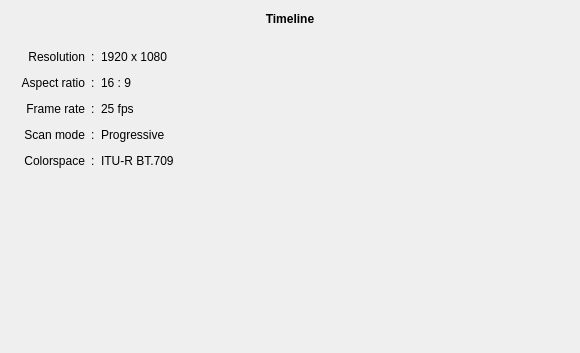
<?xml version="1.0" encoding="UTF-8"?>
<ui version="4.0">
 <class>TimelinePropertiesWidget</class>
 <widget class="QWidget" name="TimelinePropertiesWidget">
  <property name="geometry">
   <rect>
    <x>0</x>
    <y>0</y>
    <width>580</width>
    <height>353</height>
   </rect>
  </property>
  <property name="windowTitle">
   <string>Form</string>
  </property>
  <layout class="QVBoxLayout" name="verticalLayout">
   <property name="spacing">
    <number>12</number>
   </property>
   <property name="leftMargin">
    <number>12</number>
   </property>
   <property name="topMargin">
    <number>12</number>
   </property>
   <property name="rightMargin">
    <number>12</number>
   </property>
   <property name="bottomMargin">
    <number>12</number>
   </property>
   <item>
    <widget class="QLabel" name="nameLabel">
     <property name="font">
      <font>
       <weight>75</weight>
       <bold>true</bold>
      </font>
     </property>
     <property name="text">
      <string>Timeline</string>
     </property>
     <property name="alignment">
      <set>Qt::AlignCenter</set>
     </property>
    </widget>
   </item>
   <item>
    <widget class="QWidget" name="widget" native="true">
     <layout class="QGridLayout" name="gridLayout">
      <item row="2" column="0">
       <widget class="QLabel" name="label_10">
        <property name="text">
         <string>Frame rate</string>
        </property>
        <property name="alignment">
         <set>Qt::AlignRight|Qt::AlignTrailing|Qt::AlignVCenter</set>
        </property>
       </widget>
      </item>
      <item row="2" column="1">
       <widget class="QLabel" name="label_4">
        <property name="text">
         <string>:</string>
        </property>
       </widget>
      </item>
      <item row="0" column="0">
       <widget class="QLabel" name="label_22">
        <property name="text">
         <string>Resolution</string>
        </property>
        <property name="alignment">
         <set>Qt::AlignRight|Qt::AlignTrailing|Qt::AlignVCenter</set>
        </property>
       </widget>
      </item>
      <item row="0" column="3">
       <layout class="QHBoxLayout" name="horizontalLayout_7">
        <item>
         <widget class="QLabel" name="resolutionLabel">
          <property name="text">
           <string notr="true">1920 x 1080</string>
          </property>
         </widget>
        </item>
        <item>
         <spacer name="horizontalSpacer_7">
          <property name="orientation">
           <enum>Qt::Horizontal</enum>
          </property>
          <property name="sizeHint" stdset="0">
           <size>
            <width>40</width>
            <height>20</height>
           </size>
          </property>
         </spacer>
        </item>
       </layout>
      </item>
      <item row="2" column="3">
       <layout class="QHBoxLayout" name="horizontalLayout_16">
        <item>
         <widget class="QLabel" name="frameRateLabel">
          <property name="text">
           <string notr="true">25 fps</string>
          </property>
         </widget>
        </item>
        <item>
         <spacer name="horizontalSpacer_16">
          <property name="orientation">
           <enum>Qt::Horizontal</enum>
          </property>
          <property name="sizeHint" stdset="0">
           <size>
            <width>40</width>
            <height>20</height>
           </size>
          </property>
         </spacer>
        </item>
       </layout>
      </item>
      <item row="1" column="3">
       <layout class="QHBoxLayout" name="horizontalLayout_8">
        <item>
         <widget class="QLabel" name="aspectRatioLabel">
          <property name="text">
           <string notr="true">16 : 9</string>
          </property>
         </widget>
        </item>
        <item>
         <spacer name="horizontalSpacer_8">
          <property name="orientation">
           <enum>Qt::Horizontal</enum>
          </property>
          <property name="sizeHint" stdset="0">
           <size>
            <width>40</width>
            <height>20</height>
           </size>
          </property>
         </spacer>
        </item>
       </layout>
      </item>
      <item row="0" column="1">
       <widget class="QLabel" name="label">
        <property name="text">
         <string>:</string>
        </property>
       </widget>
      </item>
      <item row="3" column="0">
       <widget class="QLabel" name="label_14">
        <property name="text">
         <string>Scan mode</string>
        </property>
        <property name="alignment">
         <set>Qt::AlignRight|Qt::AlignTrailing|Qt::AlignVCenter</set>
        </property>
       </widget>
      </item>
      <item row="1" column="1">
       <widget class="QLabel" name="label_3">
        <property name="text">
         <string>:</string>
        </property>
       </widget>
      </item>
      <item row="1" column="0">
       <widget class="QLabel" name="label_13">
        <property name="text">
         <string>Aspect ratio</string>
        </property>
        <property name="alignment">
         <set>Qt::AlignRight|Qt::AlignTrailing|Qt::AlignVCenter</set>
        </property>
       </widget>
      </item>
      <item row="3" column="1">
       <widget class="QLabel" name="label_5">
        <property name="text">
         <string>:</string>
        </property>
       </widget>
      </item>
      <item row="3" column="3">
       <layout class="QHBoxLayout" name="horizontalLayout_9">
        <item>
         <widget class="QLabel" name="scanModeLabel">
          <property name="text">
           <string notr="true">Progressive</string>
          </property>
         </widget>
        </item>
        <item>
         <spacer name="horizontalSpacer_9">
          <property name="orientation">
           <enum>Qt::Horizontal</enum>
          </property>
          <property name="sizeHint" stdset="0">
           <size>
            <width>40</width>
            <height>20</height>
           </size>
          </property>
         </spacer>
        </item>
       </layout>
      </item>
      <item row="4" column="0">
       <widget class="QLabel" name="label_2">
        <property name="text">
         <string>Colorspace</string>
        </property>
        <property name="alignment">
         <set>Qt::AlignRight|Qt::AlignTrailing|Qt::AlignVCenter</set>
        </property>
       </widget>
      </item>
      <item row="4" column="3">
       <layout class="QHBoxLayout" name="horizontalLayout_2">
        <item>
         <widget class="QLabel" name="colorspaceLabel">
          <property name="text">
           <string notr="true">ITU-R BT.709</string>
          </property>
         </widget>
        </item>
        <item>
         <spacer name="horizontalSpacer">
          <property name="orientation">
           <enum>Qt::Horizontal</enum>
          </property>
          <property name="sizeHint" stdset="0">
           <size>
            <width>40</width>
            <height>20</height>
           </size>
          </property>
         </spacer>
        </item>
       </layout>
      </item>
      <item row="4" column="1">
       <widget class="QLabel" name="label_6">
        <property name="text">
         <string>:</string>
        </property>
       </widget>
      </item>
     </layout>
    </widget>
   </item>
   <item>
    <spacer name="verticalSpacer_2">
     <property name="orientation">
      <enum>Qt::Vertical</enum>
     </property>
     <property name="sizeHint" stdset="0">
      <size>
       <width>20</width>
       <height>40</height>
      </size>
     </property>
    </spacer>
   </item>
  </layout>
 </widget>
 <resources/>
 <connections/>
</ui>
